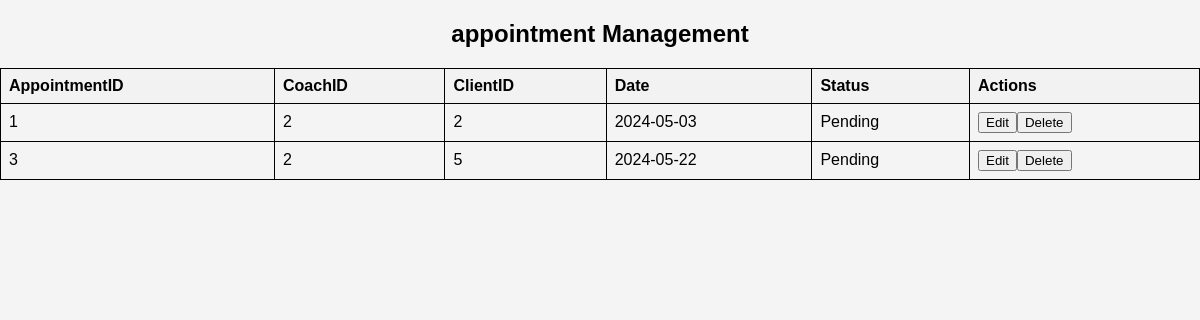
Page /viewappointment.php on the committed database.
### tables this page shows
CREATE TABLE `appointment` (
  `AppointmentID` int(11) NOT NULL,
  `CoachID` int(11) DEFAULT NULL,
  `ClientID` int(11) DEFAULT NULL,
  `Date` date DEFAULT NULL,
  `Status` enum('Confirmed','Pending','Canceled') DEFAULT 'Pending'
);

### viewappointment.php (the view, shortened to what this page needs)
<?php
require_once "db_connection.php";
?>
<!DOCTYPE html>
<html lang="en">
<head>
    <link rel="stylesheet" type="text/css" href="style3.css">
</head>
<body>
    <h2>appointment Management</h2>
    <table id="dataTable" class="table table-hover text-center">
        <tr>
            <th>AppointmentID</th>
            <th>CoachID</th>
            <th>ClientID</th>
            <th>Date</th>
            <th>Status</th>
            <th>Actions</th>
        </tr>
        <?php
        $sql = "SELECT * FROM appointment";
        $result = $conn->query($sql);
        if ($result->num_rows > 0) {
            while ($row = $result->fetch_assoc()) {
                echo "<tr>";
                echo "<td>" . $row["AppointmentID"] . "</td>";
                echo "<td>" . $row["CoachID"] . "</td>";
                echo "<td>" . $row["ClientID"] . "</td>";
                echo "<td>" . $row["Date"] . "</td>";
                echo "<td>" . $row["Status"] . "</td>";
                echo "<td>";
              echo "<a href='updateappointment.html?id=" . $row["AppointmentID"] .  "'onclick='return confirm(\"Are you sure you want to update this Course?\")'><button class='button update-button'>Edit</button></a>";
                echo "<a href='deleteappointment.html?id=" . $row["AppointmentID"] . "'onclick='return confirm(\"Are you sure you want to delete this certificate?\")'><button class='button delete-button'>Delete</button></a>";
                echo "</td>";
                echo "</tr>";
            }
        } else {
            echo "<tr><td colspan='7'>No data found</td></tr>";
        }
        ?>
    </table>
</body>
</html>

### css/style3.css (style rules this page uses)
body { font-family: Arial, sans-serif; margin: 0; padding: 0; background-color: #f4f4f4; }
h2 { text-align: center; }

### viewappointment.php (style rules this page uses)
table { width: 100%; border-collapse: collapse; }
table, th, td { border: 1px solid black; padding: 8px; text-align: left; }
th { background-color: #f2f2f2; }

### rows in the picture
appointment: AppointmentID "1", CoachID "2", ClientID "2", Date "2024-05-03", Status "Pending"
appointment: AppointmentID "3", CoachID "2", ClientID "5", Date "2024-05-22", Status "Pending"
